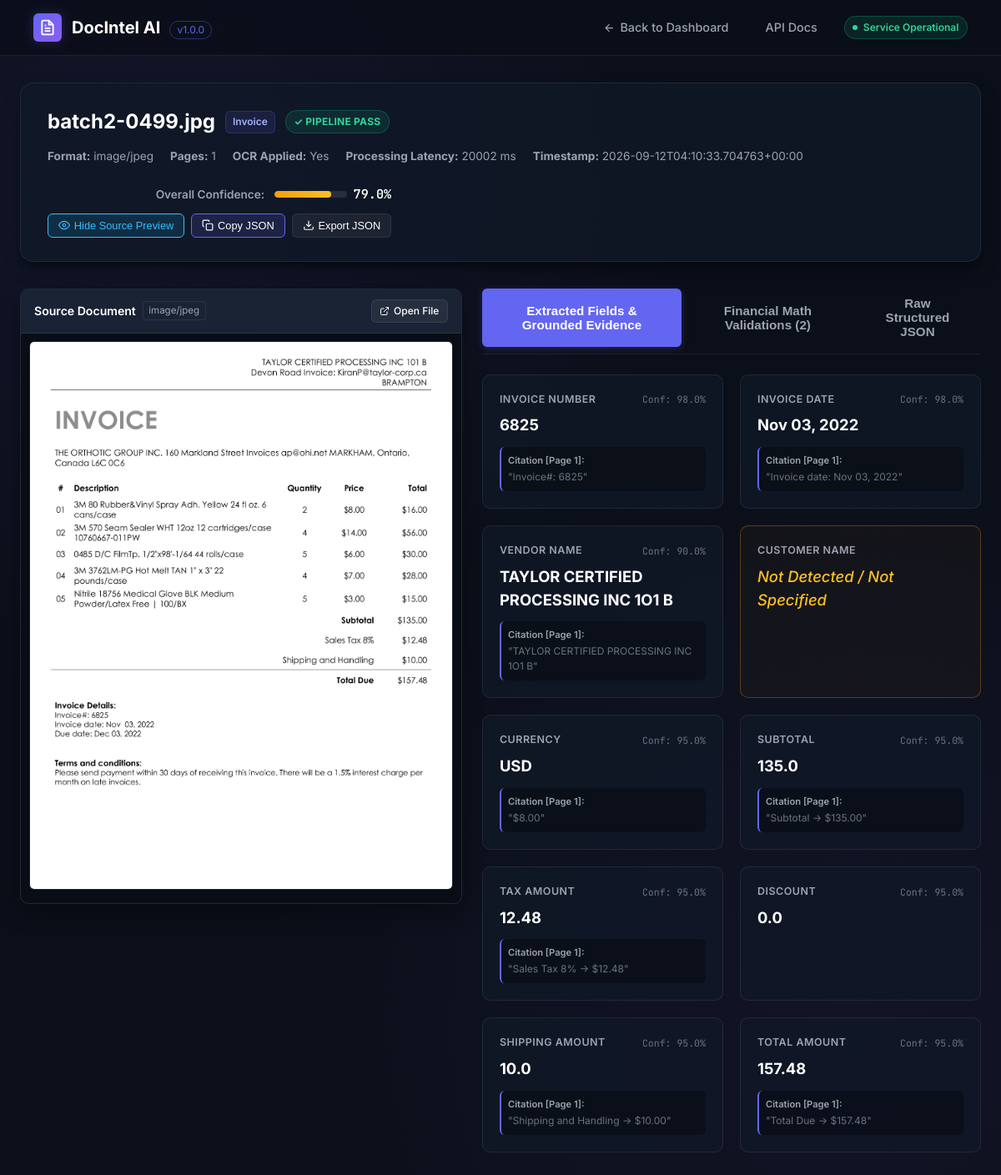
The app's page /view/batch2-0499.jpg with its own data.
### backend/app/models/document.py (models this page shows, shortened)
class DocumentRecord(Base):
    __tablename__ = "documents"
    id = Column(String(36), primary_key=True, default=lambda: str(uuid.uuid4()))
    document_name = Column(String(255), index=True, nullable=False)
    document_type = Column(String(50), index=True, nullable=False)
    file_type = Column(String(50), nullable=False)
    file_size = Column(Integer, nullable=False, default=0)
    page_count = Column(Integer, nullable=False, default=1)
    processing_status = Column(String(20), index=True, nullable=False, default="PASS")  # PASS | FAILED
    overall_confidence = Column(Float, nullable=True, default=1.0)
    file_validation = Column(JSON, nullable=False, default=dict)
    extracted_data = Column(JSON, nullable=False, default=dict)
    validation_results = Column(JSON, nullable=False, default=dict)
    processing_metadata = Column(JSON, nullable=False, default=dict)
    created_at = Column(DateTime, default=lambda: datetime.now(timezone.utc))
    updated_at = Column(DateTime, default=lambda: datetime.now(timezone.utc), onupdate=lambda: datetime.now(timezone.utc))

### backend/app/main.py (the view)
@app.get("/view/{document_name:path}", response_class=HTMLResponse, include_in_schema=False)
def document_detail_view(request: Request, document_name: str, db: Session = Depends(get_db)):
    service = DocumentService(db)
    doc_data = service.get_latest_by_name(document_name)
    if not doc_data:
        raise HTTPException(status_code=404, detail="Document not found")
    return templates.TemplateResponse(
        request=request,
        name="document_result.html",
        context={
            "doc": doc_data,
            "document_name": document_name,
            "version": settings.VERSION
        }
    )

### frontend/templates/document_result.html (shortened to what this page needs)
<!DOCTYPE html>
<html lang="en">
<head>
  <link rel="stylesheet" href="/static/css/styles.css">
</head>
<body>
  <nav class="navbar">
    <div class="brand">
      <div class="brand-icon">
      </div>
      <span>DocIntel AI <span style="font-size: 0.75rem; font-weight: normal; color: var(--accent-primary); border: 1px solid var(--border-highlight); padding: 0.15rem 0.5rem; border-radius: 9999px; margin-left: 0.4rem;">v{{ version }}</span></span>
    </div>
    <div class="nav-links">
      <a href="/" class="nav-link">
        <svg width="15" height="15" viewBox="0 0 24 24" fill="none" stroke="currentColor" stroke-width="2"><path d="M19 12H5M12 19l-7-7 7-7"/></svg>
        Back to Dashboard
      </a>
      <a href="/docs" target="_blank" class="nav-link">
        API Docs
      </a>
      <div class="badge-health">
        <span class="pulse-dot"></span>
        <span>Service Operational</span>
      </div>
    </div>
  </nav>
  <main class="container">
    <div class="detail-header-card">
      <div class="detail-title-group">
        <div style="display: flex; align-items: center; gap: 0.75rem; flex-wrap: wrap;">
          <h1 class="detail-title" style="word-break: break-all;">{{ document_name }}</h1>
          <span class="badge-type">
            {% if doc.document_type == 'invoice' %}Invoice
            {% elif doc.document_type == 'balance_sheet' %}Balance Sheet
            {% elif doc.document_type == 'profit_and_loss' %}Profit & Loss
            {% elif doc.document_type == 'cash_flow_statement' %}Cash Flow
            {% else %}{{ doc.document_type }}
            {% endif %}
          </span>
          <span class="badge-status {% if doc.processing_status == 'PASS' %}pass{% else %}fail{% endif %}">
            {% if doc.processing_status == 'PASS' %}✓ PIPELINE PASS{% else %}✗ PIPELINE FAILED{% endif %}
          </span>
        </div>
        <div style="font-size: 0.85rem; color: var(--text-muted); display: flex; gap: 1.25rem; flex-wrap: wrap; margin-top: 0.4rem;">
          <span><strong>Format:</strong> {{ doc.file_validation.file_type if doc.file_validation else 'N/A' }}</span>
          <span><strong>Pages:</strong> {{ doc.file_validation.page_count if doc.file_validation else 1 }}</span>
          <span><strong>OCR Applied:</strong> {{ 'Yes' if doc.processing_metadata.ocr_used else 'Native Text Engine' }}</span>
          <span><strong>Processing Latency:</strong> {{ doc.processing_metadata.processing_time_ms }} ms</span>
          <span><strong>Timestamp:</strong> {{ doc.processing_metadata.processed_at }}</span>
        </div>
      </div>
      <div style="display: flex; flex-direction: column; align-items: flex-end; gap: 0.75rem;">
        <div style="display: flex; align-items: center; gap: 0.75rem;">
          <span style="font-size: 0.85rem; color: var(--text-muted); font-weight: 600;">Overall Confidence:</span>
          <div class="conf-wrapper" style="width: 140px;">
            <div class="conf-bar" style="height: 8px;">
              {% set conf_val = doc.overall_confidence or 0.95 %}
              <div class="conf-fill {% if conf_val < 0.7 %}low{% elif conf_val < 0.88 %}med{% endif %}" style="width: {{ (conf_val * 100) | round(0) }}%;"></div>
            </div>
            <span class="conf-text" style="font-size: 0.95rem; color: #fff;">{{ ((conf_val) * 100) | round(0) }}%</span>
          </div>
        </div>
        <div style="display: flex; gap: 0.5rem; flex-wrap: wrap; justify-content: flex-end;">
          <button id="togglePreviewBtn" class="btn-sm" style="background: rgba(14, 165, 233, 0.15); border-color: #38bdf8; color: #38bdf8;">
            <svg width="14" height="14" viewBox="0 0 24 24" fill="none" stroke="currentColor" stroke-width="2"><path d="M1 12s4-8 11-8 11 8 11 8-4 8-11 8-11-8-11-8z"></path><circle cx="12" cy="12" r="3"></circle></svg>
            <span id="togglePreviewText">Hide Source Preview</span>
          </button>
          <button id="copyJsonBtn" class="btn-sm" style="background: rgba(99, 102, 241, 0.15); border-color: var(--accent-primary);">
            <svg width="14" height="14" viewBox="0 0 24 24" fill="none" stroke="currentColor" stroke-width="2"><rect x="9" y="9" width="13" height="13" rx="2" ry="2"></rect><path d="M5 15H4a2 2 0 0 1-2-2V4a2 2 0 0 1 2-2h9a2 2 0 0 1 2 2v1"></path></svg>
            <span>Copy JSON</span>
          </button>
          <button id="downloadJsonBtn" class="btn-sm">
            <svg width="14" height="14" viewBox="0 0 24 24" fill="none" stroke="currentColor" stroke-width="2"><path d="M21 15v4a2 2 0 0 1-2 2H5a2 2 0 0 1-2-2v-4"></path><polyline points="7 10 12 15 17 10"></polyline><line x1="12" y1="15" x2="12" y2="3"></line></svg>
            <span>Export JSON</span>
          </button>
        </div>
      </div>
    </div>
    <div class="split-layout-container" id="splitLayout">
      <div class="preview-pane" id="previewPane">
        <div class="preview-pane-header">
          <div style="display: flex; align-items: center; gap: 0.5rem;">
            <span style="font-weight: 600; font-size: 0.88rem; color: #fff;">Source Document</span>
            <span style="font-size: 0.72rem; color: var(--text-muted); background: var(--bg-surface); padding: 0.1rem 0.4rem; border-radius: 4px; border: 1px solid var(--border-color);">
              {{ doc.file_validation.file_type if doc.file_validation else 'PDF/Image' }}
            </span>
          </div>
          <div style="display: flex; gap: 0.4rem; align-items: center;">
            <a href="/raw-file/{{ document_name }}" target="_blank" class="btn-sm" style="padding: 0.25rem 0.6rem; font-size: 0.75rem; text-decoration: none;">
              <svg width="12" height="12" viewBox="0 0 24 24" fill="none" stroke="currentColor" stroke-width="2"><path d="M18 13v6a2 2 0 0 1-2 2H5a2 2 0 0 1-2-2V8a2 2 0 0 1 2-2h6"></path><polyline points="15 3 21 3 21 9"></polyline><line x1="10" y1="14" x2="21" y2="3"></line></svg>
              Open File
            </a>
          </div>
        </div>
        <div class="preview-pane-body">
          {% if doc.file_validation and doc.file_validation.file_type in ['image/png', 'image/jpeg', 'image/webp'] %}
            <img src="/raw-file/{{ document_name }}" alt="Source document preview" class="preview-img">
          {% else %}
            <iframe src="/raw-file/{{ document_name }}#toolbar=0" title="Source Document Preview" class="preview-iframe"></iframe>
          {% endif %}
        </div>
      </div>
      <div class="data-pane" id="dataPane">
    <div class="tabs-nav">
      <button class="tab-btn active" data-tab="fieldsTab">
        Extracted Fields & Grounded Evidence
      </button>
      <button class="tab-btn" data-tab="validationsTab">
        Financial Math Validations ({{ doc.validation.checks | length if doc.validation and doc.validation.checks else 0 }})
      </button>
      <button class="tab-btn" data-tab="rawJsonTab">
        Raw Structured JSON
      </button>
    </div>
    <div id="fieldsTab" class="tab-content active">
      <div class="fields-grid">
        {% if doc.extracted_data %}
          {% for field_key, field_obj in doc.extracted_data.items() %}
            {% if field_key not in ['line_items', 'asset_line_items', 'liability_and_equity_line_items', 'revenue_line_items', 'expense_line_items', 'operating_activities', 'investing_activities', 'financing_activities', 'total_assets', 'total_liabilities', 'total_equity', 'total_capital_and_liabilities', 'revenue', 'operating_profit', 'net_profit', 'operating_cash_flow', 'investing_cash_flow', 'financing_cash_flow', 'net_change_in_cash', 'beginning_cash', 'ending_cash'] %}
              {% if field_obj is mapping and 'value' in field_obj %}
                <div class="field-card {% if field_obj.value is none %}missing{% endif %}">
                  <div style="display: flex; justify-content: space-between; align-items: center;">
                    <div class="field-name">{{ field_key | replace('_', ' ') }}</div>
                    {% if field_obj.confidence %}
                      <span style="font-size: 0.72rem; font-family: 'JetBrains Mono', monospace; color: var(--text-faint);">
                        Conf: {{ (field_obj.confidence * 100) | round(0) }}%
                      </span>
                    {% endif %}
                  </div>
                  <div class="field-value {% if field_obj.value is none %}missing{% endif %}">
                    {% if field_obj.value is not none %}
                      {{ field_obj.value }}
                    {% else %}
                      Not Detected / Not Specified
                    {% endif %}
                  </div>
                  {% if field_obj.evidence and field_obj.evidence.source_text %}
                    <div class="evidence-box">
                      <div style="font-weight: 600; color: var(--text-muted); font-size: 0.7rem; margin-bottom: 0.15rem;">
                        Citation [Page {{ field_obj.evidence.page_number }}]:
                      </div>
                      "{{ field_obj.evidence.source_text }}"
                    </div>
                  {% endif %}
                </div>
              {% endif %}
            {% endif %}
          {% endfor %}
        {% endif %}
      </div>
    </div>
      </div>
    </div>
  </main>
</body>
</html>

### frontend/templates/document_result.html (style rules this page uses)
.split-layout-container { display: grid; grid-template-columns: 46% 1fr; gap: 1.5rem; align-items: start; transition: all 0.3s ease; }
.preview-pane { background: var(--bg-card); border: 1px solid var(--border-color); border-radius: var(--radius-md); overflow: hidden; position: sticky; top: 5rem; box-shadow: 0 10px 30px -5px rgba(0, 0, 0, 0.45); }
.preview-pane-header { padding: 0.75rem 1rem; background: rgba(30, 41, 59, 0.7); border-bottom: 1px solid var(--border-color); display: flex; justify-content: space-between; align-items: center; }
.preview-pane-body { padding: 0.6rem; background: #090d16; min-height: 480px; }
.preview-img { width: 100%; max-height: 820px; object-fit: contain; border-radius: var(--radius-sm); border: 1px solid var(--border-color); background: #0b0f19; }

### records on screen
DocumentRecord: document_name "batch2-0499.jpg", file_validation "image/jpeg", ((conf_val)*100)|round(0) "79.0"

### other values on screen
{{ version }} "1.0.0"
{{ doc.file_validation.page_count if doc.file_validation else 1 }} "1"
{{ 'Yes' if doc.processing_metadata.ocr_used else 'Native Text Engine' }} "Yes"
{{ doc.processing_metadata.processing_time_ms }} "20002"
{{ doc.processing_metadata.processed_at }} "2026-09-12T04:10:33.704763+00:00"
{{ field_key | replace('_', ' ') }} "INVOICE NUMBER" "INVOICE DATE" "VENDOR NAME" "CUSTOMER NAME" "CURRENCY" "SUBTOTAL" "TAX AMOUNT" "DISCOUNT" "SHIPPING AMOUNT" "TOTAL AMOUNT"
{{ (field_obj.confidence * 100) | round(0) }} "98.0" "98.0" "90.0" "95.0" "95.0" "95.0" "95.0" "95.0" "95.0"
{{ field_obj.value }} "6825" "Nov 03, 2022" "TAYLOR CERTIFIED PROCESSING INC 1O1 B" "USD" "135.0" "12.48" "0.0" "10.0" "157.48"
{{ field_obj.evidence.page_number }} "1" "1" "1" "1" "1" "1" "1" "1"
{{ field_obj.evidence.source_text }} "Invoice#: 6825" "Invoice date: Nov 03, 2022" "TAYLOR CERTIFIED PROCESSING INC 1O1 B" "$8.00" "Subtotal -> $135.00" "Sales Tax 8% -> $12.48" "Shipping and Handling -> $10.00" "Total Due -> $157.48"
